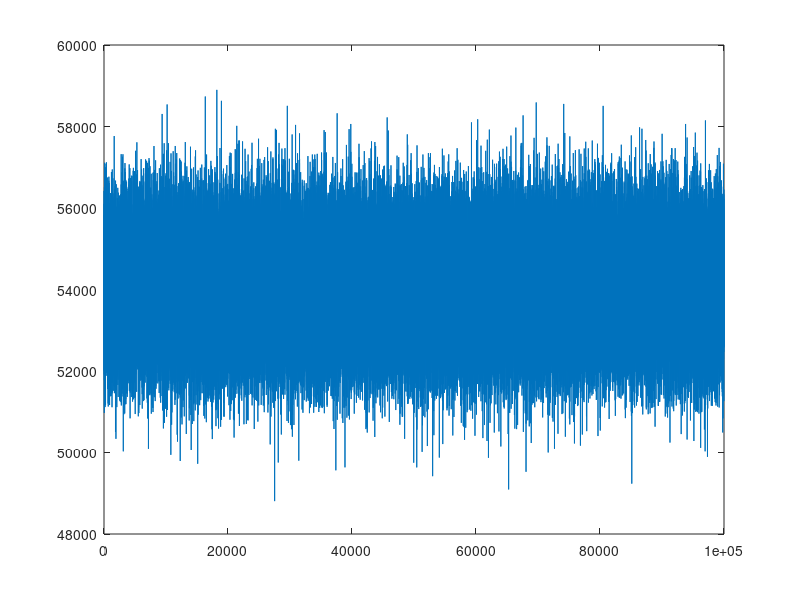

Source code (MATLAB):
function testParallel

%???

% matlabpool local 2

tic
total=10^5;
for (i=1:total)
    ss(i)=inSum;
end
plot(ss);
toc

% matlabpool close

function [s]=inSum
x=abs(round(normrnd(50,40,1,1000)));
s=sum(x);